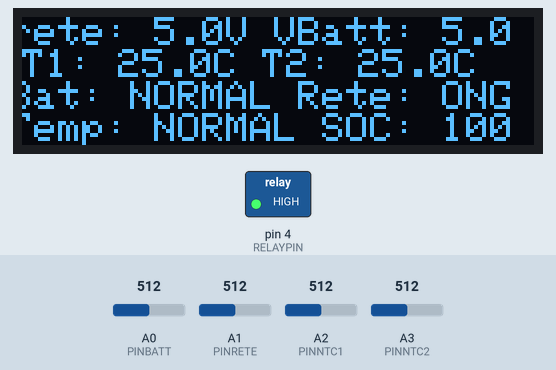
The sketch below on a simulated Arduino Uno, built with avr-gcc and run on an emulated ATmega328P. Parts: 128×32 one-colour display, switched loads named in the sketch (green lamp = pin HIGH). Inputs (shaded band) come from the test bench; at power-on: A0 (PINBATT) = 512, A1 (PINRETE) = 512, A2 (PINNTC1) = 512, A3 (PINNTC2) = 512. What the sketch prints to the serial monitor is not drawn.

Above: at 3.3 s.
3.4 s: A0 (PINBATT) set to 345
At 3.68 s:
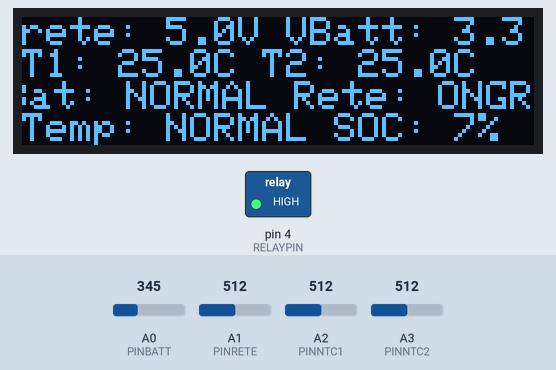
5.0 s: A0 (PINBATT) set to 313
At 5.58 s:
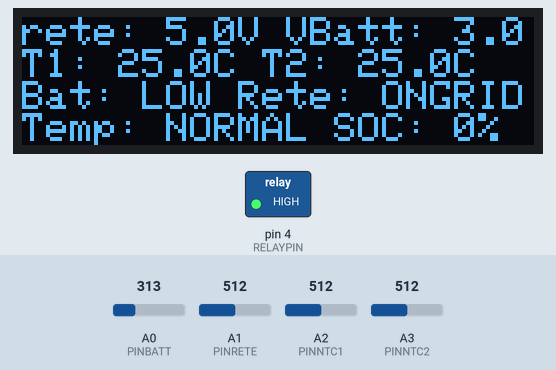
7.8 s: A1 (PINRETE) set to 416
At 8.09 s:
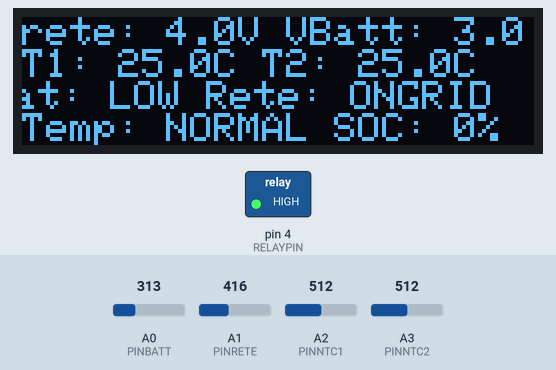
9.4 s: A1 (PINRETE) set to 398
At 9.67 s:
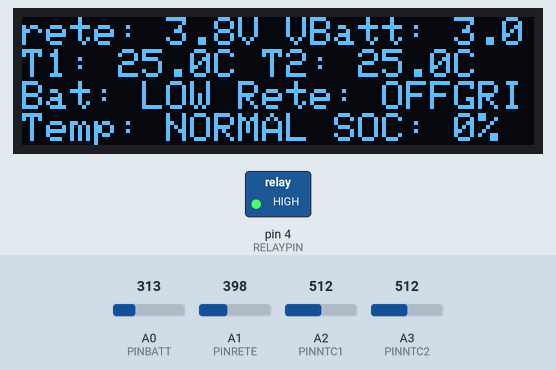
11.9 s: A2 (PINNTC1) set to 880
At 12.19 s:
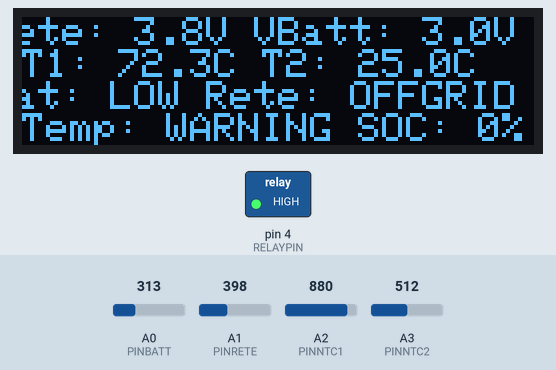
14.4 s: A2 (PINNTC1) set to 899
At 15.36 s:
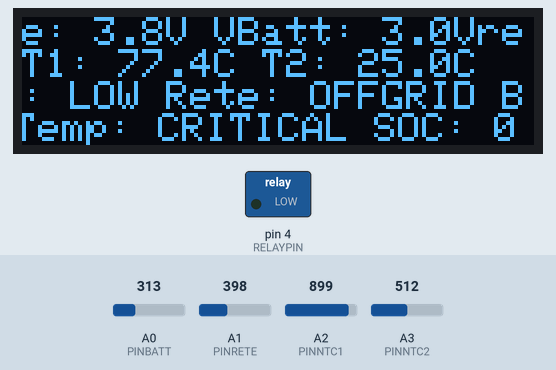
Timing chart, 0 to 17.4 s (numbered marks = the images above; inputs shaded):
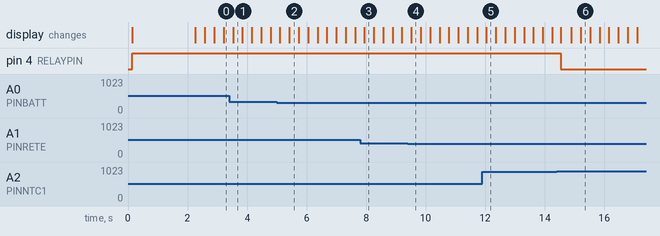

Measured:
- the behaviour switches between 328 and 327 on A0 (PINBATT) (found by bisection; images 1 and 2)
- the behaviour switches between 410 and 409 on A1 (PINRETE) (found by bisection; images 3 and 4)
- the behaviour switches between 890 and 891 on A2 (PINNTC1) (found by bisection; images 5 and 6)
- after the input at 9.4 s, the display: changes after 0.12 s (image 4)
- after the input at 11.9 s, the display: changes after 0.14 s (image 5)
- after the input at 14.4 s, pin 4 (RELAYPIN): HIGH → LOW after 0.13 s

The sketch:

bms_logic.ino
```cpp
#include "config.h"
#include "sensor.h"
#include "display.h"
#include "log.h"
#include "terminal.h"
#include "shutdown.h"
#include "bms_state.h"
Shudown_Req shutdown_req;
bool cutoff_now = false;

void executeEmergencyCutoff(const __FlashStringHelper* reason) {
  if (cutoff_now) return; // Evita di spammare la seriale se è già staccato

  digitalWrite(RELAYPIN, LOW); // SGANCIO FISICO IMMEDIATO
  cutoff_now = true;

  Serial.println(F("\n================================="));
  Serial.print(F("!!! EMERGENCY CUTOFF TRIGGERED !!!\nREASON: "));
  Serial.println(reason);
  Serial.println(F("=================================\n"));
}

// Le logiche di shutdown sono state spostate in shutdown.cpp

void setup() {
  Serial.begin(115200);
  delay(100); // Breve assestamento per la seriale

  Serial.println(F("\n================================="));
  Serial.println(F("   PISHIELD BMS - BOOTING...     "));
  Serial.println(F("================================="));

  Serial.println(F("[BOOT] Setup Pin I/O..."));
  pinMode(RELAYPIN, OUTPUT);
  pinMode(PINBATT, INPUT);
  pinMode(PINRETE, INPUT);
  pinMode(PINNTC1, INPUT);
  pinMode(PINNTC2, INPUT);

  Serial.println(F("[BOOT] Init Shutdown Logic..."));
  initRequestShutdown();

  Serial.println(F("[BOOT] Init OLED Display..."));
  initDisplay();

  Serial.println(F("[BOOT] Attivazione Rele' OUT..."));
  digitalWrite(RELAYPIN, HIGH);

  Serial.println(F("================================="));
  Serial.println(F("     SISTEMA PRONTO ALL'USO      "));
  Serial.println(F("================================="));

  delay(2000);
}

void loop() {
  // LETTURE SENSORI
  float vbatt = readBattVoltage();
  float soc = voltageToSOC(vbatt);
  float temp1 = readTemperature(PINNTC1);
  float temp2 = readTemperature(PINNTC2);
  float temp  = max(temp1, temp2); // prende la peggiore
  float vrete = readGridVoltage();

  // AGGIORNO STATO
  updateBMSState(vbatt, temp, vrete);

  // --- CUTOFF IMMEDIATI ---
  if(tempstate == TEMP_CRITICAL){
    executeEmergencyCutoff(F("TEMPERATURE_CRITICAL"));
  }
  if((batstate == BAT_CRITICAL) && (gridstate == OFFGRID)){
    executeEmergencyCutoff(F("BATTERY_CRITICAL_AND_OFFGRID"));
  }

  // --- SHUTDOWN RITARDATI (WARNING) ---
  if (!cutoff_now) {
    bool need_shutdown = false;
    if (tempstate == TEMP_WARNING) need_shutdown = true;
    if ((batstate == BAT_LOW) && (gridstate == OFFGRID)) need_shutdown = true;

    if (need_shutdown) {
      requestShutdown();
      shutdown_req.can_interrupt_shutdown = false; // L'allarme è attivo, spegnimento in corso
    } else {
      // Tutto regolare. Se c'era uno spegnimento in corso (non forzato dall'utente), annullalo.
      if (!shutdown_req.user_forced) {
        shutdown_req.can_interrupt_shutdown = true;
      }
    }
  }

  // AUTO-RECOVERY (Es. per Scenario 8 del piano di test)
  if (cutoff_now && gridstate == ONGRID && tempstate == TEMP_NORMAL && !shutdown_req.user_forced) {
     Serial.println(F("[RECOVERY] Rete ripristinata e temperatura sicura. Riattacco il rele'."));
     cutoff_now = false;
     digitalWrite(RELAYPIN, HIGH);
  }
  //SERIALE E COOLDOWN TIME-SPLICING
  checkShutdownCooldown();
  handleSerial();
  //LOG &DISPLAY
  updateDisplay(vbatt, temp1, temp2, vrete, soc, batstate, tempstate, gridstate);
  periodic_log(vbatt, temp1, temp2, vrete, soc, batstate, tempstate, gridstate);
  delay(GLOBAL_TICK);
}
```

bms_state.cpp
```cpp
#include "bms_state.h"
#include "config.h"

BatteryState batstate = BAT_NORMAL;
TemperatureState tempstate = TEMP_NORMAL;
GridState gridstate = NA;

void updateBMSState(float vbatt, float temp, float vrete) {
  // AGGIORNO STATO BATTERIA
  if(vbatt < VBATCRITICAL){
    batstate = BAT_CRITICAL;
  } else if(vbatt < VBATLOW){
    batstate = BAT_LOW;
  } else if(vbatt > VBATHIGH) {
    batstate = BAT_NORMAL;
  }

  // AGGIORNO STATO TEMPERATURA
  if(temp > TEMPCRITICAL){
    tempstate = TEMP_CRITICAL;
  } else if(temp > TEMPWARN){
    tempstate = TEMP_WARNING;
  } else if(temp < TEMPNORMAL) {
    tempstate = TEMP_NORMAL;
  }

  // AGGIORNO STATO RETE
  if(vrete < GRIDLOW){
    gridstate = OFFGRID;
  } else {
    gridstate = ONGRID;
  }
}
```

bms_state.h
```cpp
#ifndef BMS_STATE_H
#define BMS_STATE_H

enum BatteryState { BAT_NORMAL, BAT_LOW, BAT_CRITICAL };
enum TemperatureState { TEMP_NORMAL, TEMP_WARNING, TEMP_CRITICAL };
enum GridState { ONGRID, OFFGRID, NA };

extern BatteryState batstate;
extern TemperatureState tempstate;
extern GridState gridstate;

void updateBMSState(float vbatt, float temp, float vrete);

#endif
```

display.cpp
```cpp
#include "display.h"

// ===============================
// DISPLAY SCROLLING LINE
// ===============================
Adafruit_SSD1306 display(SCREEN_WIDTH, SCREEN_HEIGHT, &Wire, -1);
ScrollLine lines[N_ROWS];   // fino a 4 righe (128x32 display → 8px per riga)

void initDisplay(){
  if (!display.begin(SSD1306_SWITCHCAPVCC, 0x3C)) {
    for (int i=0;i<INIT_RETRY;i++){
      Serial.println("init loop");
    } // se non trova display → loop
  }
  for (int i = 0; i < N_ROWS; i++) {
    lines[i].text[0] = '\0';   // inizializza stringa vuota
    lines[i].offset = 0;
    lines[i].lastUpdate = 0;
  }
  display.clearDisplay();
  display.setTextColor(SSD1306_WHITE);
}


// ===============================
// SETTA UNA RIGA
// ===============================
void setLineText(int index, int y, const char *newText) {
  if (strncmp(newText, lines[index].text, sizeof(lines[index].text)) != 0) {
    // copia sicura in buffer
    strncpy(lines[index].text, newText, sizeof(lines[index].text) - 1);
    lines[index].text[sizeof(lines[index].text) - 1] = '\0'; // forza terminatore
    lines[index].offset = 0;
    lines[index].y = y;
    lines[index].lastUpdate = millis();
  }
}

// ===============================
// AGGIORNA CON LO SCROLL
// ===============================
void updateScrolling() {
  display.clearDisplay();

  for (int i = 0; i < N_ROWS; i++) {
    if (lines[i].text[0] == '\0') continue; // riga vuota → skip

    int textWidth = strlen(lines[i].text) * CHAR_WIDTH;

    // Cancella solo la banda verticale della riga
    display.fillRect(0, lines[i].y, SCREEN_WIDTH, CHAR_HEIGHT, SSD1306_BLACK);

    if (textWidth <= SCREEN_WIDTH) {
      // Testo entra nello schermo → stampa fisso
      display.setCursor(0, lines[i].y);
      display.print(lines[i].text);
    } else {
      // Testo più lungo → scroll continuo a loop circolare
      if (millis() - lines[i].lastUpdate > scrollSpeed) {
        lines[i].offset++;
        // Quando l'ultimo carattere esce completamente → ricomincia da 0
        if (lines[i].offset >= textWidth) {
          lines[i].offset = 0;
        }
        lines[i].lastUpdate = millis();
      }

      int x = -lines[i].offset;
      display.setCursor(x, lines[i].y);
      display.print(lines[i].text);

      // Disegna una seconda copia subito dopo la prima per creare il loop continuo
      display.setCursor(x + textWidth, lines[i].y);
      display.print(lines[i].text);
    }
  }

  display.display();
}


// ===============================
// DISPLAY HANDLER
// ===============================
void updateDisplay(float vbatt, float temp1, float temp2, float rete, float soc, BatteryState bs, TemperatureState ts, GridState gs) {
  char buffer[32];   // buffer principale
  char tmp[8];

  // Riga 0
  int rete_int = (int)(rete*10);
  snprintf(tmp, sizeof(tmp), "%d.%d", rete_int/10, rete_int%10);
  int vbatt_int = (int)(vbatt*10);
  snprintf(buffer, sizeof(buffer), "rete: %sV VBatt: %d.%dV", tmp, vbatt_int/10, vbatt_int%10);
  setLineText(0, 0, buffer);

  // Riga 1
  int t1_int = (int)(temp1*10);
  snprintf(tmp, sizeof(tmp), "%d.%d", t1_int/10, abs(t1_int%10));
  int t2_int = (int)(temp2*10);
  snprintf(buffer, sizeof(buffer), "T1: %sC T2: %d.%dC", tmp, t2_int/10, abs(t2_int%10));
  setLineText(1, 8, buffer);

  snprintf(buffer, sizeof(buffer), "Bat: %s Rete: %s ",
       (bs==BAT_NORMAL)?"NORMAL":(bs==BAT_LOW)?"LOW":(bs==BAT_CRITICAL)?"CRITICAL":"N/A",
       (gs==ONGRID)?"ONGRID":(gs==OFFGRID)?"OFFGRID":"N/A");
  setLineText(2, 16, buffer);

  int soc_int = (int)soc;           // parte intera
  snprintf(tmp, sizeof(tmp), "%d", soc_int);
  snprintf(buffer, sizeof(buffer), "Temp: %s SOC: %s%% ",
         (ts == TEMP_NORMAL) ? "NORMAL" :
         (ts == TEMP_WARNING) ? "WARNING" :
         (ts == TEMP_CRITICAL) ? "CRITICAL" : "N/A",
         tmp);
  setLineText(3, 24, buffer);
  // Disegna con lo scroll
  updateScrolling();
}
```

display.h
```cpp
#ifndef DISPLAY_H
#define DISPLAY_H

#include <Arduino.h>
#include <Adafruit_SSD1306.h>
#include <Wire.h>
#include "config.h"
#include "bms_state.h"

// Struttura per gestire lo stato dello scroll di una singola riga
typedef struct ScrollLine {
  char text[32] ="";              // contenuto corrente
  int y = 0;                    // posizione verticale (pixel)
  int offset = 0;               // posizione scroll corrente
  unsigned long lastUpdate = 0; // ultimo tick di aggiornamento
};

const unsigned long scrollSpeed = GLOBAL_TICK; // velocità scroll in ms
const int CHAR_WIDTH = 6;             // font base 6x8
const int CHAR_HEIGHT = 8;
const int N_ROWS = 4;
const int INIT_RETRY = 20;

void initDisplay();
void setLineText(int index, int y, const char *newText);
void updateScrolling();
void updateDisplay(float, float, float, float, float, BatteryState, TemperatureState, GridState);

#endif
```

log.cpp
```cpp
#include "log.h"

unsigned long lastLog = 0;

void periodic_log(float vbatt, float temp1, float temp2, float rete, float soc, BatteryState bs, TemperatureState ts, GridState gs){
// Log periodico
  if (millis() - lastLog >= logInterval) {
    Serial.print(F("[LOG] VBAT: "));
    Serial.print(vbatt, 2);
    Serial.print(F("V ("));
    Serial.print(soc, 1);
    Serial.print(F("%) | GRID: "));
    Serial.print(rete, 2);
    Serial.print(F("V ("));

    if(gs == ONGRID) Serial.print(F("ON"));
    else if(gs == OFFGRID) Serial.print(F("OFF"));
    else Serial.print(F("N/A"));

    Serial.print(F(") | TEMP: "));
    Serial.print(temp1, 1);
    Serial.print(F("C, "));
    Serial.print(temp2, 1);
    Serial.print(F("C | B:"));

    if (bs == BAT_NORMAL) Serial.print(F("OK"));
    else if (bs == BAT_LOW) Serial.print(F("LOW"));
    else if (bs == BAT_CRITICAL) Serial.print(F("CRIT"));

    Serial.print(F(" T:"));

    if (ts == TEMP_NORMAL) Serial.println(F("OK"));
    else if (ts == TEMP_WARNING) Serial.println(F("WARN"));
    else if (ts == TEMP_CRITICAL) Serial.println(F("CRIT"));

    lastLog = millis();
  }
}
```

log.h
```cpp
#ifndef LOG
#define LOG

#include <Arduino.h>
#include "config.h"
#include "bms_state.h"

const unsigned long logInterval = 5000;

void periodic_log(float, float, float, float, float, BatteryState, TemperatureState, GridState);

#endif
```

sensor.cpp
```cpp
#include "sensor.h"

#if TEST_MODE
float mock_vbatt = MOCK_DEFAULT_VBATT;
float mock_vrete = MOCK_DEFAULT_VRETE;
float mock_temp = MOCK_DEFAULT_TEMP;
#endif

float readBattVoltage() {
#if TEST_MODE
  // Ritorna il valore impostato dai comandi + rumore (+-0.1V)
  return mock_vbatt + ((random(100) - 50) / 500.0);
#endif
  float raw = analog_read_moving_average(PINBATT);
  float vAdc = (raw / 1023.0) * 5.0;  // tensione misurata dal pin
  float vBatt = vAdc * ((R1 + R2) / R2);  // formula partitore
  return vBatt;
}

float readGridVoltage() {
#if TEST_MODE
  // Ritorna il valore impostato + rumore (+-0.3V)
  return mock_vrete + ((random(100) - 50) / 166.0);
#endif
  float raw = analog_read_moving_average(PINRETE);
  float vAdc = (raw / 1023.0) * 5.0;
  float vRete = vAdc * ((R1 + R2) / R2);
  return vRete;
}

float readTemperature(int pinNTC) {
#if TEST_MODE
  // Ritorna il valore impostato + rumore (+-1.0 gradi)
  return mock_temp + ((random(100) - 50) / 50.0);
#endif
  float raw = analog_read_moving_average(pinNTC);

  // FAILSAFE: Sensore scollegato o in corto
  if (raw <= 0 || raw >= 1023) return 999.0;

  float v = (raw / 1023.0) * 5.0;   // tensione ADC
  float Rntc = (R_FIXED * (5.0 / v - 1.0));

  float steinhart;
  steinhart = log(Rntc / R0) / BETA;   // (ln(R/R0))/B
  steinhart += 1.0 / T0;               // + (1/T0)
  steinhart = 1.0 / steinhart;         // inverti
  steinhart -= 273.15;                 // Kelvin → °C

  return steinhart;
}

float analog_read_moving_average(int pin) {
  long sum = 0;
  for (int i=0; i < N_SAMPLES; i++){
    sum += analogRead(pin);
    delay(2);
  }
  return sum / (float) N_SAMPLES;
}

// SOC da tensione singola cella Li-ion (valido anche con più celle in parallelo)
float voltageToSOC(float vcell) {
  const int size = sizeof(voltages) / sizeof(voltages[0]);

  if (vcell >= voltages[0]) return 100.0;
  if (vcell <= voltages[size-1]) return 0.0;

  // interpolazione lineare tra due punti della curva
  for (int i = 0; i < size-1; i++) {
    if (vcell <= voltages[i] && vcell > voltages[i+1]) {
      float m = (soc[i+1] - soc[i]) / (voltages[i+1] - voltages[i]);
      return soc[i] + m * (vcell - voltages[i]);
    }
  }

  return 0.0; // fallback (non dovrebbe mai capitare)
}
```

sensor.h
```cpp
#ifndef SENSOR
#define SENSOR

#include <Arduino.h>
#include "config.h"

const int N_SAMPLES = 10;

const float voltages[] = {4.20, 4.10, 3.95, 3.85, 3.80, 3.75, 3.70, 3.60, 3.50, 3.40, 3.30};
const float soc[]      = {100,  90,   80,   70,   60,   50,   40,   30,   20,   10,    0};

#if TEST_MODE
extern float mock_vbatt;
extern float mock_vrete;
extern float mock_temp;
#endif

float readBattVoltage();
float readGridVoltage();
float readTemperature(int);
float analog_read_moving_average(int);
float voltageToSOC(float);

#endif
```

shutdown.cpp
```cpp
#include "shutdown.h"

// Riferimento esterno alla funzione in bms_logic.ino
extern void executeEmergencyCutoff(const __FlashStringHelper* reason);

void initRequestShutdown(){
  shutdown_req.requested = false;
  shutdown_req.can_interrupt_shutdown = false;
  shutdown_req.user_forced = false;
  shutdown_req.started_at = 0;
  shutdown_req.cooldown = MAX_SHUTDOWN_COOLDOWN;
  shutdown_req.cooldown_lastprint = 0;
}

void checkShutdownCooldown(){
  if(shutdown_req.can_interrupt_shutdown && shutdown_req.requested){
    initRequestShutdown();
  }
  else if(shutdown_req.requested) {
    serial_print_cooldown();
    if (millis() - shutdown_req.started_at >= shutdown_req.cooldown){
      initRequestShutdown();
      executeEmergencyCutoff(F("SHUTDOWN_TIMEOUT_EXPIRED"));
  	}
  }
}

void serial_print_cooldown(){
    unsigned long now = millis();
    unsigned long elapsed = now - shutdown_req.started_at;
    unsigned long remaining = (shutdown_req.cooldown > elapsed) ? (shutdown_req.cooldown - elapsed) : 0;

    // BUGFIX: mancava l'aggiornamento di cooldown_lastprint!
    if (now - shutdown_req.cooldown_lastprint >= 1000){
      Serial.print(F("SHUTDOWN IMMINENT - COOLDOWN: "));
      Serial.print(remaining);
      Serial.println(F(" ms"));
      shutdown_req.cooldown_lastprint = now; // Adesso stampa una sola volta al secondo
    }
}

void requestShutdown(){
  if(!shutdown_req.requested){
    Serial.println(F("SHUTDOWN_REQ"));
    shutdown_req.requested = true;
    shutdown_req.started_at = millis();
    shutdown_req.cooldown = MAX_SHUTDOWN_COOLDOWN;
  }
}

void requestUserShutdown(){
  if(!shutdown_req.requested){
    Serial.println(F("SHUTDOWN REASON: user_choice"));
    shutdown_req.requested = true;
    shutdown_req.user_forced = true;
    shutdown_req.started_at = millis();
    shutdown_req.cooldown = USER_CHOICE_SHUTDOWN_COOLDOWN;
    shutdown_req.can_interrupt_shutdown = false; // L'utente l'ha forzato, non si ferma da solo
  }
}
```

shutdown.h
```cpp
#ifndef SHUTDOWN_H
#define SHUTDOWN_H

#include <Arduino.h>
#include "config.h"

extern Shudown_Req shutdown_req;

void initRequestShutdown();
void checkShutdownCooldown();
void serial_print_cooldown();
void requestShutdown();
void requestUserShutdown();

#endif
```

terminal.h
```cpp
#ifndef TERMINAL_H
#define TERMINAL_H

#include <Arduino.h>

void handleSerial();

#endif
```

config.h
```cpp
#ifndef CONFIG
#define CONFIG

// ===============================
// DISPLAY
// ===============================
#define SCREEN_WIDTH 128
#define SCREEN_HEIGHT 32

// ===============================
// HARDWARE PINS
// ===============================
#define PINBATT A0
#define PINRETE A1
#define PINNTC1 A2   // NTC cella 1
#define PINNTC2 A3   // NTC cella 2
#define RELAYPIN 4    // relay sgancio batterie
#define RXPIN 8   // RX Arduino (collegato a TX RPi)
#define TXPIN 9   // TX Arduino (collegato a RX RPi)

// ===============================
// PARTITORI (da adattare ai tuoi valori)
// ===============================
const float R1 						= 10000.0;   // 10kΩ
const float R2 						= 10000.0;   // 10kΩ

// ===============================
// NTC
// ===============================
const float R_FIXED 			    = 100000.0; // resistenza fissa 100k
const float BETA 					= 3950.0;      // parametro del datasheet
const float T0 						= 298.15;        // 25 °C in Kelvin
const float R0 						= 100000.0;      // resistenza NTC a 25°C

// ===============================
// SOGLIE DI SICUREZZA
// ===============================
const float VBATLOW					= 3.2;//3.3;   // V soglia warning
const float VBATHIGH     			= 3.7;//3.7;   // V isteresi riattacco
const float VBATCRITICAL 			= 3.0;   // V hard cutoff

const float TEMPWARN      			= 70.0;  // °C warning
const float TEMPCRITICAL  			= 75.0;  // °C hard cutoff
const float TEMPNORMAL          = 40;

const float GRIDLOW         = 4.0;

// Gli enumeratori di stato sono stati spostati in bms_state.h

// ===============================
// CONFIG FLAG
// ===============================
#define SERIAL_DEBUG true   // se true abilita PING/PONG e log verbosi
#define TEST_MODE false      // se true usa dati fittizi per i sensori (mock)
#if TEST_MODE
#define MOCK_DEFAULT_VBATT 4.0
#define MOCK_DEFAULT_VRETE 5.0
#define MOCK_DEFAULT_TEMP 25.0
#endif
#define GLOBAL_TICK 200

// ===============================
// COOLDOWN
// ===============================
const unsigned int MIN_SHUTDOWN_COOLDOWN = 30000;
const unsigned int MAX_SHUTDOWN_COOLDOWN = 60000;
const unsigned int USER_CHOICE_SHUTDOWN_COOLDOWN = 15000;

typedef struct Shudown_Req{
  bool requested;
  bool can_interrupt_shutdown;
  bool user_forced;
  unsigned long started_at;
  unsigned long cooldown;
  unsigned long cooldown_lastprint;
};

#endif
```

Source omitted: terminal.cpp (2943 bytes)
